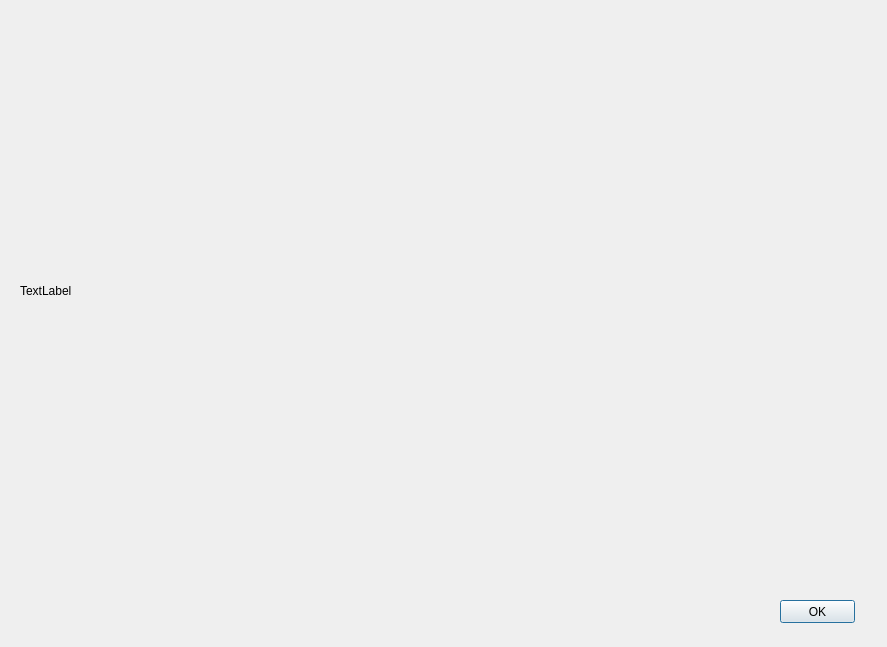
<?xml version="1.0" encoding="UTF-8"?>
<ui version="4.0">
 <class>Dialog</class>
 <widget class="QDialog" name="Dialog">
  <property name="geometry">
   <rect>
    <x>0</x>
    <y>0</y>
    <width>887</width>
    <height>647</height>
   </rect>
  </property>
  <property name="windowTitle">
   <string>Help</string>
  </property>
  <widget class="QPushButton" name="pushButton">
   <property name="geometry">
    <rect>
     <x>780</x>
     <y>600</y>
     <width>75</width>
     <height>23</height>
    </rect>
   </property>
   <property name="text">
    <string>OK</string>
   </property>
  </widget>
  <widget class="QLabel" name="label">
   <property name="geometry">
    <rect>
     <x>20</x>
     <y>10</y>
     <width>851</width>
     <height>561</height>
    </rect>
   </property>
   <property name="text">
    <string>TextLabel</string>
   </property>
  </widget>
 </widget>
 <resources/>
 <connections/>
</ui>
